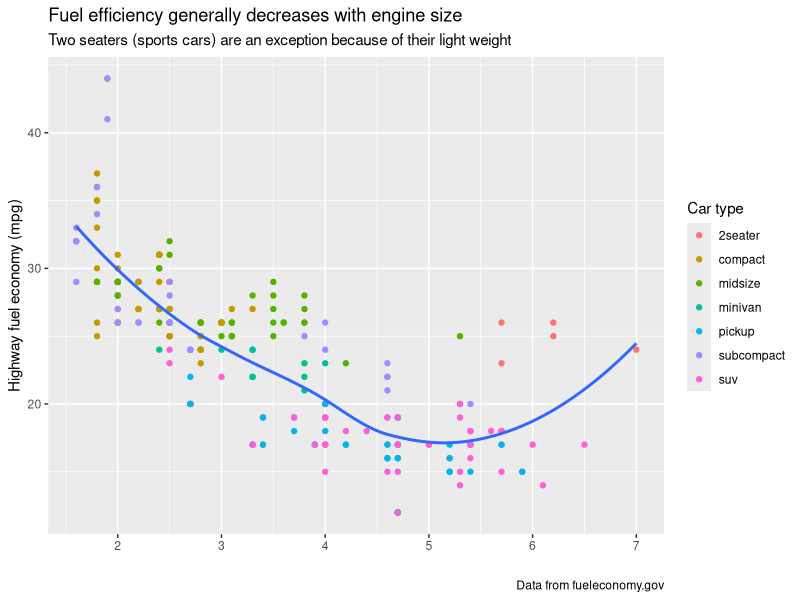
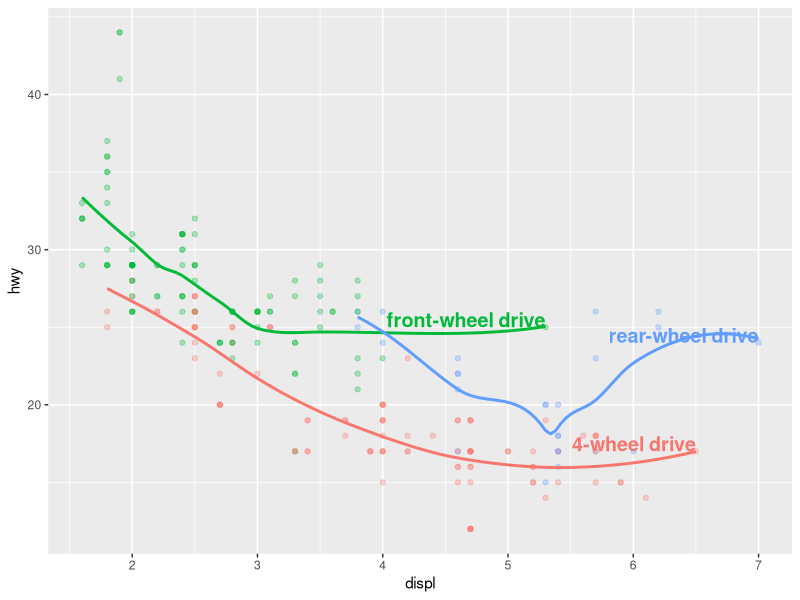
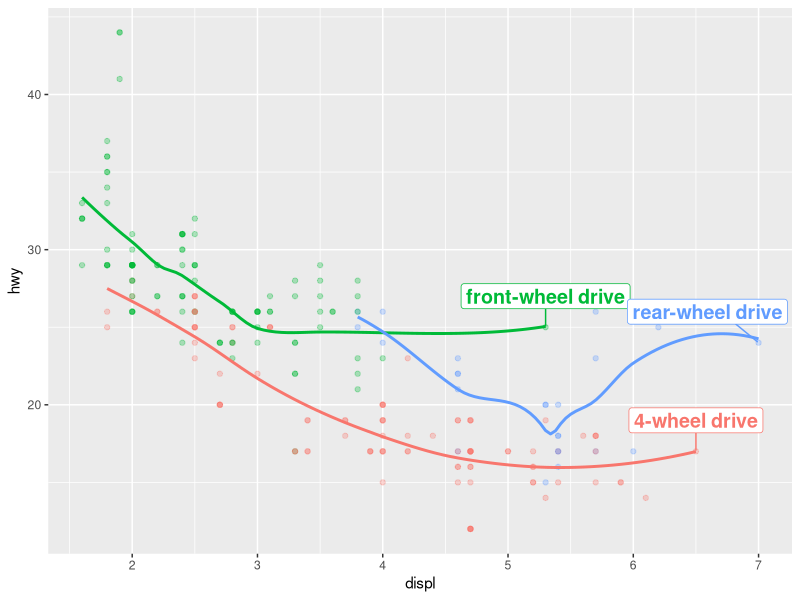
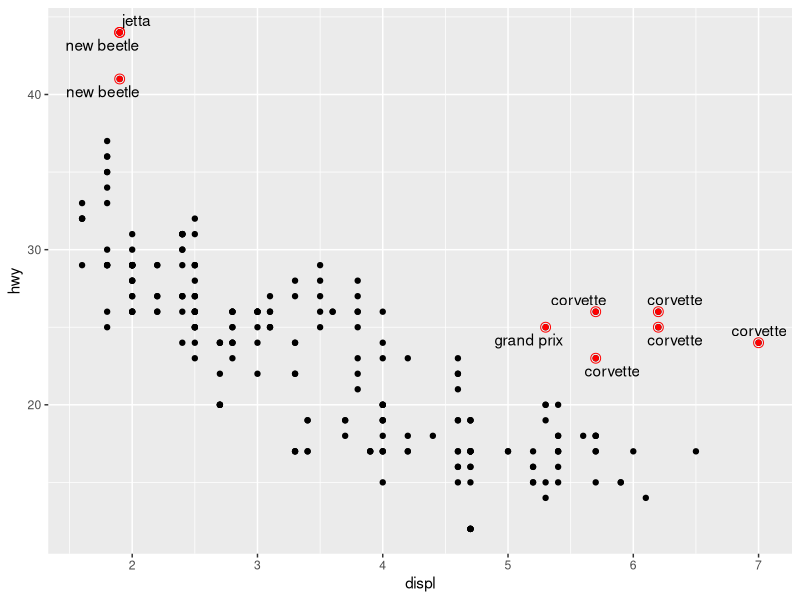
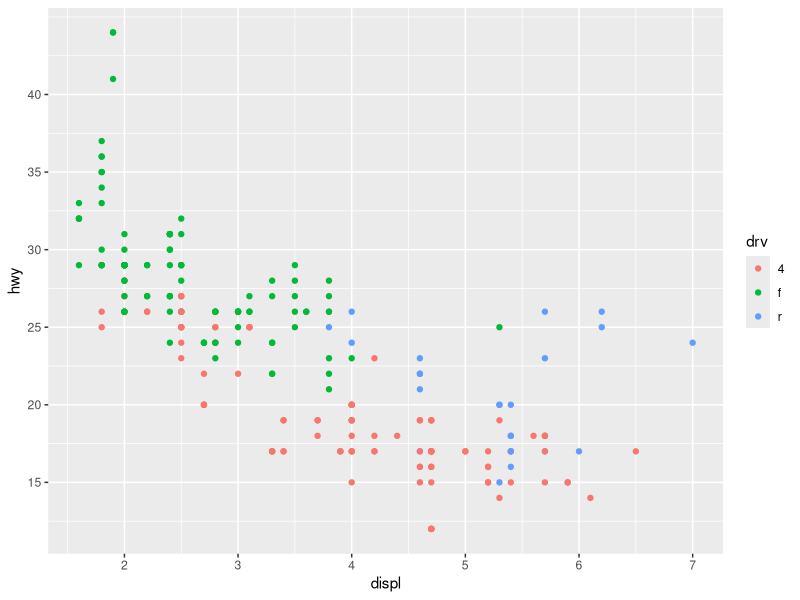
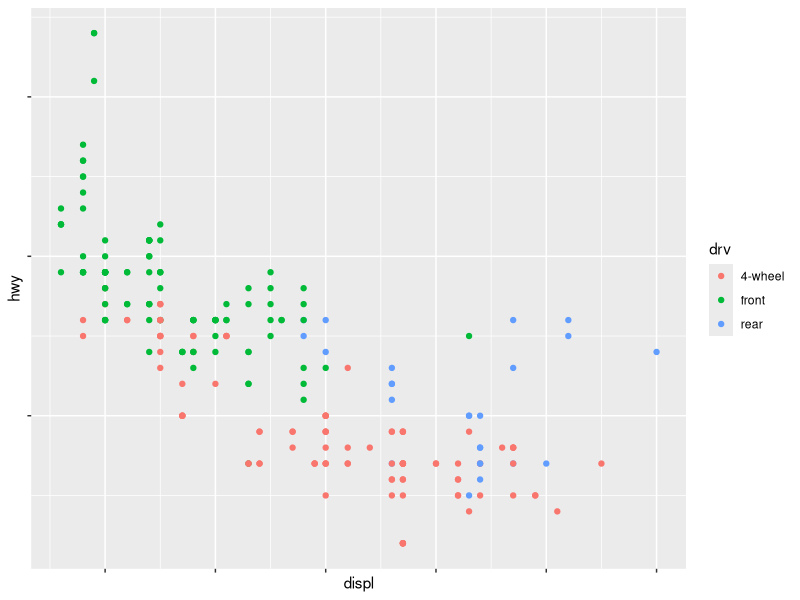
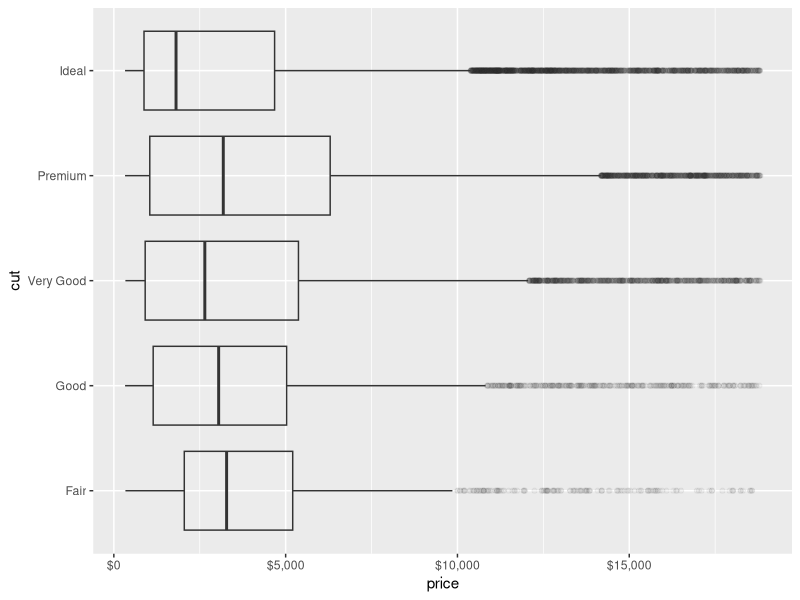
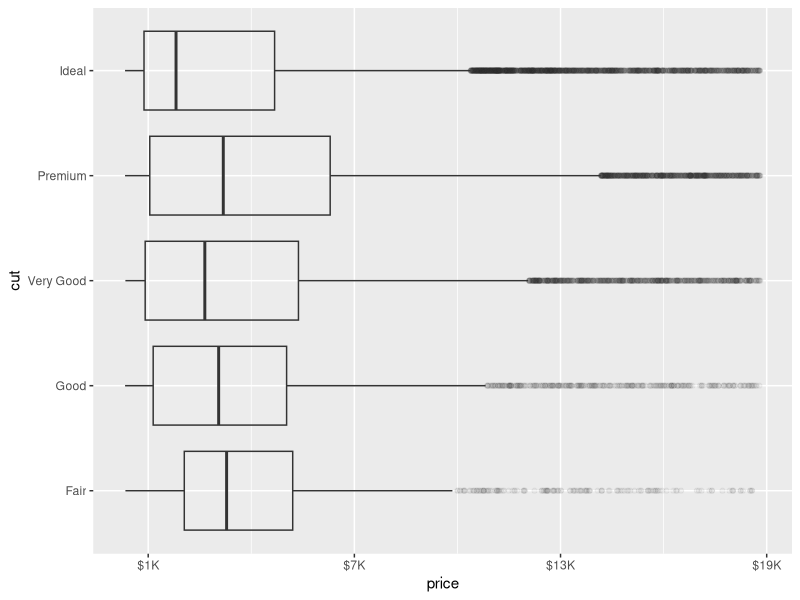

Here is the R script that generated these plots, in order: (Note: this script raises an error after producing the figures.)
#### Libraries -----------------------------

library(scales)
library(tidyverse)
library(ggrepel)
library(patchwork)

# Labels

ggplot(mpg, aes(x = displ, y = hwy)) +
  geom_point(aes(color = class)) +
  geom_smooth(se = FALSE) +
  labs(
    y = "Highway fuel economy (mpg)",
    color = "Car type",
    title = "Fuel efficiency generally decreases with engine size",
    subtitle = "Two seaters (sports cars) are an exception because of their light weight",
    caption = "Data from fueleconomy.gov"
  ) +
  xlab("")

# Annotations

label_info <- mpg |>
  group_by(drv) |>
  arrange(desc(displ)) |>
  slice_head(n = 1) |>
  mutate(
    drive_type = case_when(
      drv == "f" ~ "front-wheel drive",
      drv == "r" ~ "rear-wheel drive",
      drv == "4" ~ "4-wheel drive"
    )
  ) |>
  select(displ, hwy, drv, drive_type)

label_info

ggplot(mpg, aes(x = displ, y = hwy, color = drv)) +
  geom_point(alpha = 0.3) +
  geom_smooth(se = FALSE) +
  geom_text(
    data = label_info, 
    aes(x = displ, y = hwy, label = drive_type),
    fontface = "bold", size = 5, hjust = "right", vjust = "bottom"
  ) +
  theme(legend.position = "none")

ggplot(mpg, aes(x = displ, y = hwy, color = drv)) +
  geom_point(alpha = 0.3) +
  geom_smooth(se = FALSE) +
  geom_label_repel(
    data = label_info, 
    aes(x = displ, y = hwy, label = drive_type),
    fontface = "bold", size = 5, nudge_y = 2
  ) +
  theme(legend.position = "none")

potential_outliers <- mpg |>
  filter(hwy > 40 | (hwy > 20 & displ > 5))

ggplot(mpg, aes(x = displ, y = hwy)) +
  geom_point() +
  geom_text_repel(data = potential_outliers, aes(label = model)) +
  geom_point(data = potential_outliers, color = "red") +
  geom_point(
    data = potential_outliers,
    color = "red", size = 3, shape = "circle open"
  )

#Can also use vline or hline to highlight data

# Scales

ggplot(mpg, aes(x = displ, y = hwy, color = drv)) +
  geom_point() +
  scale_y_continuous(breaks = seq(15, 40, by = 5)) 

ggplot(mpg, aes(x = displ, y = hwy, color = drv)) +
  geom_point() +
  scale_x_continuous(labels = NULL) +
  scale_y_continuous(labels = NULL) +
  scale_color_discrete(labels = c("4" = "4-wheel", "f" = "front", "r" = "rear"))

# Using the scales package

# Left
ggplot(diamonds, aes(x = price, y = cut)) +
  geom_boxplot(alpha = 0.05) +
  scale_x_continuous(labels = label_dollar())

# Right
ggplot(diamonds, aes(x = price, y = cut)) +
  geom_boxplot(alpha = 0.05) +
  scale_x_continuous(
    labels = label_dollar(scale = 1/1000, suffix = "K"), 
    breaks = seq(1000, 19000, by = 6000)
  )

ggplot(diamonds, aes(x = cut, fill = clarity)) +
  geom_bar(position = "fill") +
  scale_y_continuous(name = "Percentage", labels = label_percent())

# Legend location

base <- ggplot(mpg, aes(x = displ, y = hwy)) +
  geom_point(aes(color = class))

base + theme(legend.position = "right") # the default
base + theme(legend.position = "left")
base + 
  theme(legend.position = "top") +
  guides(color = guide_legend(nrow = 3))
base + 
  theme(legend.position = "bottom") +
  guides(color = guide_legend(nrow = 3))

# Legend appearance

ggplot(mpg, aes(x = displ, y = hwy, color = class, alpha = 0.01)) +
  geom_point() +
  geom_smooth(se = FALSE) #+
  #theme(legend.position = "bottom") +
  #guides(color = guide_legend(nrow = 2, override.aes = list(size = 4)))

# Replacing a scale

ggplot(mpg, aes(x = displ, y = hwy)) +
  geom_point(aes(color = drv))

ggplot(mpg, aes(x = displ, y = hwy)) +
  geom_point(aes(color = drv)) +
  scale_color_brewer(palette = "Set1")

presidential |>
  mutate(id = 33 + row_number()) |>
  ggplot(aes(x = start, y = id, color = party)) +
  geom_point() +
  geom_segment(aes(xend = end, yend = id)) +
  scale_color_manual(values = c(Republican = "lightgrey", Democratic = "#00AEF3"))

# Zooming

# Left
ggplot(mpg, aes(x = displ, y = hwy)) +
  geom_point(aes(color = drv)) +
  geom_smooth()

# Right
mpg |>
  filter(displ >= 5 & displ <= 6 & hwy >= 10 & hwy <= 25) |>
  ggplot(aes(x = displ, y = hwy)) +
  geom_point(aes(color = drv)) +
  geom_smooth()

#Using pre-defined scales

x_scale <- scale_x_continuous(limits = range(mpg$displ))
y_scale <- scale_y_continuous(limits = range(mpg$hwy))
col_scale <- scale_color_discrete(limits = unique(mpg$drv))

# Left
ggplot(suv, aes(x = displ, y = hwy, color = drv)) +
  geom_point() +
  x_scale +
  y_scale +
  col_scale

# Right
ggplot(compact, aes(x = displ, y = hwy, color = drv)) +
  geom_point() +
  x_scale +
  y_scale +
  col_scale

# Themes

p <- ggplot(mpg, aes(x = displ, y = hwy)) +
  geom_point(aes(color = class)) +
  geom_smooth(se = FALSE) +
  theme(panel.background = element_blank())

# Let's play with patchwork!

